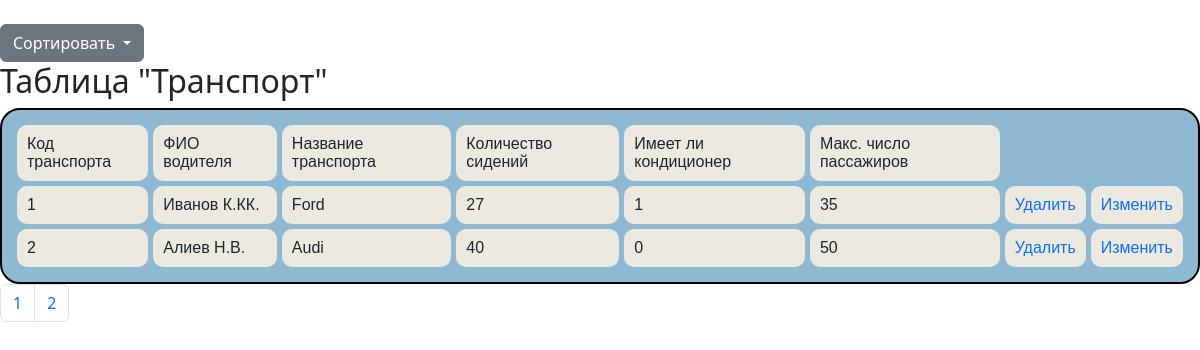
Page /Site_BD_2022/server/tables/transport/index.php on the committed database.
### tables this page shows
CREATE TABLE `transport` (
  `id_transport` int NOT NULL,
  `id_driver` int NOT NULL,
  `transport_name` varchar(11) NOT NULL,
  `seats_num` int NOT NULL,
  `has_conditioner` tinyint(1) NOT NULL,
  `max_passengers` int NOT NULL
);

CREATE TABLE `drivers` (
  `id_driver` int NOT NULL,
  `FIO` varchar(50) NOT NULL,
  `starting_date` date DEFAULT NULL,
  `salary` int NOT NULL
);

### Site_BD_2022/server/tables/transport/index.php (the view, shortened to what this page needs)
<?php
include 'connect.php';
?>
<?php
    if (isset($_GET['page'])){
        $page = $_GET['page'];
    }
    else $page = 1;
    $kol = 2;
    $art = ($page * $kol) - $kol;
    $res = mysqli_query($link, "SELECT COUNT(*) FROM transport");
    $row = mysqli_fetch_row($res);
    $total = $row[0];
    $str_pag = ceil($total / $kol);
?>
<!DOCTYPE html>
<html>
<head>
    <link href="https://cdn.jsdelivr.net/npm/bootstrap@5.2.3/dist/css/bootstrap.min.css"
    rel="stylesheet">
</head>
<body>
    <div class="dropdown">
        <button class="btn btn-secondary dropdown-toggle" type="button" data-bs-toggle="dropdown" aria-expanded="false">
        Сортировать
        </button>
    </div>
    <h2> Таблица "Транспорт" </h2>
    <table>
        <tr>
            <td> Код транспорта </td>
            <td> ФИО водителя </td>
            <td> Название транспорта </td>
            <td> Количество сидений </td>
            <td> Имеет ли кондиционер</td>
            <td> Макс. число пассажиров </td>
        </tr>
    <?php
        $result = mysqli_query($link, "SELECT * FROM transport
        INNER JOIN drivers ON transport.id_driver = drivers.id_driver $sorting_sql LIMIT $art, $kol");
        while ($row_transport = mysqli_fetch_array($result)) {
            echo '<tr>' .
            "<td> {$row_transport['id_transport']} </td>" .
            "<td> {$row_transport['FIO']}</td>".
            "<td> {$row_transport['transport_name']}</td>".
            "<td> {$row_transport['seats_num']}</td>".
            "<td> {$row_transport['has_conditioner']}</td>".
            "<td> {$row_transport['max_passengers']}</td>".
            "<td> <a href='?del_id={$row_transport['id_transport']}'>Удалить</a></td>" .
            "<td><a href='update.php?red_id={$row_transport['id_transport']}'>Изменить</a></td>" .
            '</tr>';
        }
    ?>
    </table>
    <nav aria-label="Page navigation example">
        <ul class="pagination">
            <?php
            for ($i = 1; $i <= $str_pag; $i++){
                echo "<li class='page-item'><a class='page-link' href=index.php?page=".$i.">" .$i."</a></li>";
            }
            ?>
        </ul>
    </nav>
</body>
</html>

### Site_BD_2022/server/tables/transport/index.php (style rules this page uses)
body { background: url("/css/authorization/img/bg.png"); background-size: cover; }
table { font-family: sans-serif; border-collapse: separate; border-spacing: 5px; background: #8fb9d3; border: 2px solid black; padding: 10px; border-radius: 20px; }
td { border-radius: 10px; background: #ece9e0;; padding: 10px; }
a { text-decoration: none; }

### rows in the picture
transport: id_transport "1", id_driver.FIO "Иванов К.КК.", transport_name "Ford", seats_num "27", has_conditioner "1", max_passengers "35"
transport: id_transport "2", id_driver.FIO "Алиев Н.В.", transport_name "Audi", seats_num "40", has_conditioner "0", max_passengers "50"
